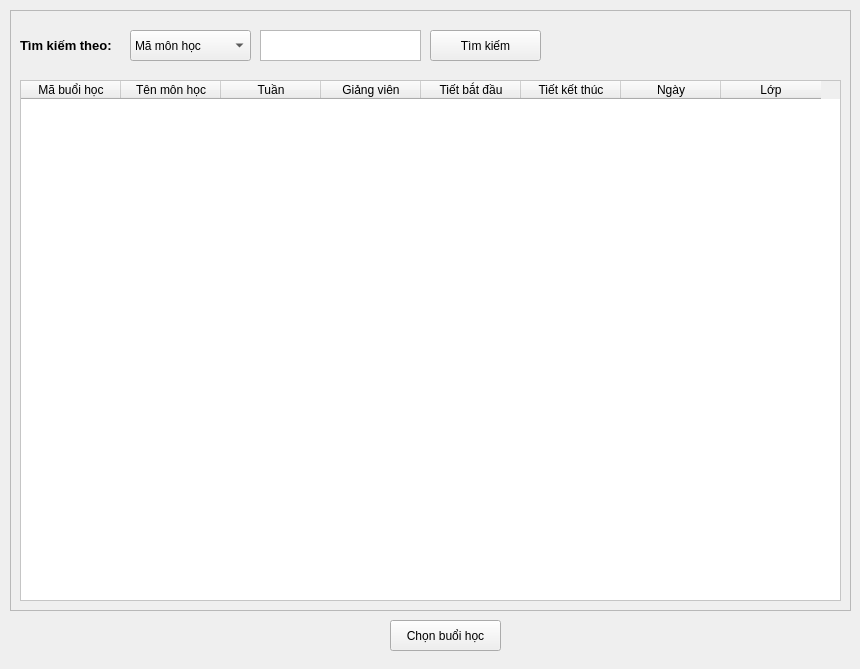
<?xml version="1.0" encoding="UTF-8"?>
<ui version="4.0">
 <class>SessonSelection</class>
 <widget class="QWidget" name="SessonSelection">
  <property name="geometry">
   <rect>
    <x>0</x>
    <y>0</y>
    <width>860</width>
    <height>669</height>
   </rect>
  </property>
  <property name="maximumSize">
   <size>
    <width>1440</width>
    <height>800</height>
   </size>
  </property>
  <property name="windowTitle">
   <string>Form</string>
  </property>
  <widget class="QFrame" name="frame1">
   <property name="geometry">
    <rect>
     <x>10</x>
     <y>10</y>
     <width>841</width>
     <height>601</height>
    </rect>
   </property>
   <property name="styleSheet">
    <string notr="true">#table_bh{
	background-color: rgb(255, 255, 255);
}</string>
   </property>
   <property name="frameShape">
    <enum>QFrame::StyledPanel</enum>
   </property>
   <property name="frameShadow">
    <enum>QFrame::Raised</enum>
   </property>
   <widget class="QLabel" name="label_10">
    <property name="geometry">
     <rect>
      <x>10</x>
      <y>20</y>
      <width>91</width>
      <height>31</height>
     </rect>
    </property>
    <property name="text">
     <string>&lt;html&gt;&lt;head/&gt;&lt;body&gt;&lt;p align=&quot;center&quot;&gt;&lt;span style=&quot; font-size:10pt; font-weight:600;&quot;&gt;Tìm kiếm theo:&lt;/span&gt;&lt;/p&gt;&lt;/body&gt;&lt;/html&gt;</string>
    </property>
   </widget>
   <widget class="QComboBox" name="cb_timkiem">
    <property name="geometry">
     <rect>
      <x>120</x>
      <y>20</y>
      <width>121</width>
      <height>31</height>
     </rect>
    </property>
    <item>
     <property name="text">
      <string>Mã môn học</string>
     </property>
    </item>
    <item>
     <property name="text">
      <string>Tên môn học</string>
     </property>
    </item>
    <item>
     <property name="text">
      <string>Giảng viên</string>
     </property>
    </item>
    <item>
     <property name="text">
      <string>Lớp</string>
     </property>
    </item>
   </widget>
   <widget class="QTextEdit" name="txt_timkiem">
    <property name="geometry">
     <rect>
      <x>250</x>
      <y>20</y>
      <width>161</width>
      <height>31</height>
     </rect>
    </property>
   </widget>
   <widget class="QPushButton" name="btn_timkiem">
    <property name="geometry">
     <rect>
      <x>420</x>
      <y>20</y>
      <width>111</width>
      <height>31</height>
     </rect>
    </property>
    <property name="text">
     <string>Tìm kiếm</string>
    </property>
   </widget>
   <widget class="QTableWidget" name="table_bh">
    <property name="geometry">
     <rect>
      <x>10</x>
      <y>70</y>
      <width>821</width>
      <height>521</height>
     </rect>
    </property>
    <property name="selectionMode">
     <enum>QAbstractItemView::SingleSelection</enum>
    </property>
    <property name="selectionBehavior">
     <enum>QAbstractItemView::SelectRows</enum>
    </property>
    <attribute name="horizontalHeaderDefaultSectionSize">
     <number>100</number>
    </attribute>
    <column>
     <property name="text">
      <string>Mã buổi học</string>
     </property>
    </column>
    <column>
     <property name="text">
      <string>Tên môn học</string>
     </property>
    </column>
    <column>
     <property name="text">
      <string>Tuần</string>
     </property>
    </column>
    <column>
     <property name="text">
      <string>Giảng viên</string>
     </property>
    </column>
    <column>
     <property name="text">
      <string>Tiết bắt đầu</string>
     </property>
    </column>
    <column>
     <property name="text">
      <string>Tiết kết thúc</string>
     </property>
    </column>
    <column>
     <property name="text">
      <string>Ngày</string>
     </property>
    </column>
    <column>
     <property name="text">
      <string>Lớp</string>
     </property>
    </column>
   </widget>
  </widget>
  <widget class="QPushButton" name="btn_accept">
   <property name="geometry">
    <rect>
     <x>390</x>
     <y>620</y>
     <width>111</width>
     <height>31</height>
    </rect>
   </property>
   <property name="text">
    <string>Chọn buổi học</string>
   </property>
  </widget>
 </widget>
 <resources/>
 <connections/>
</ui>
